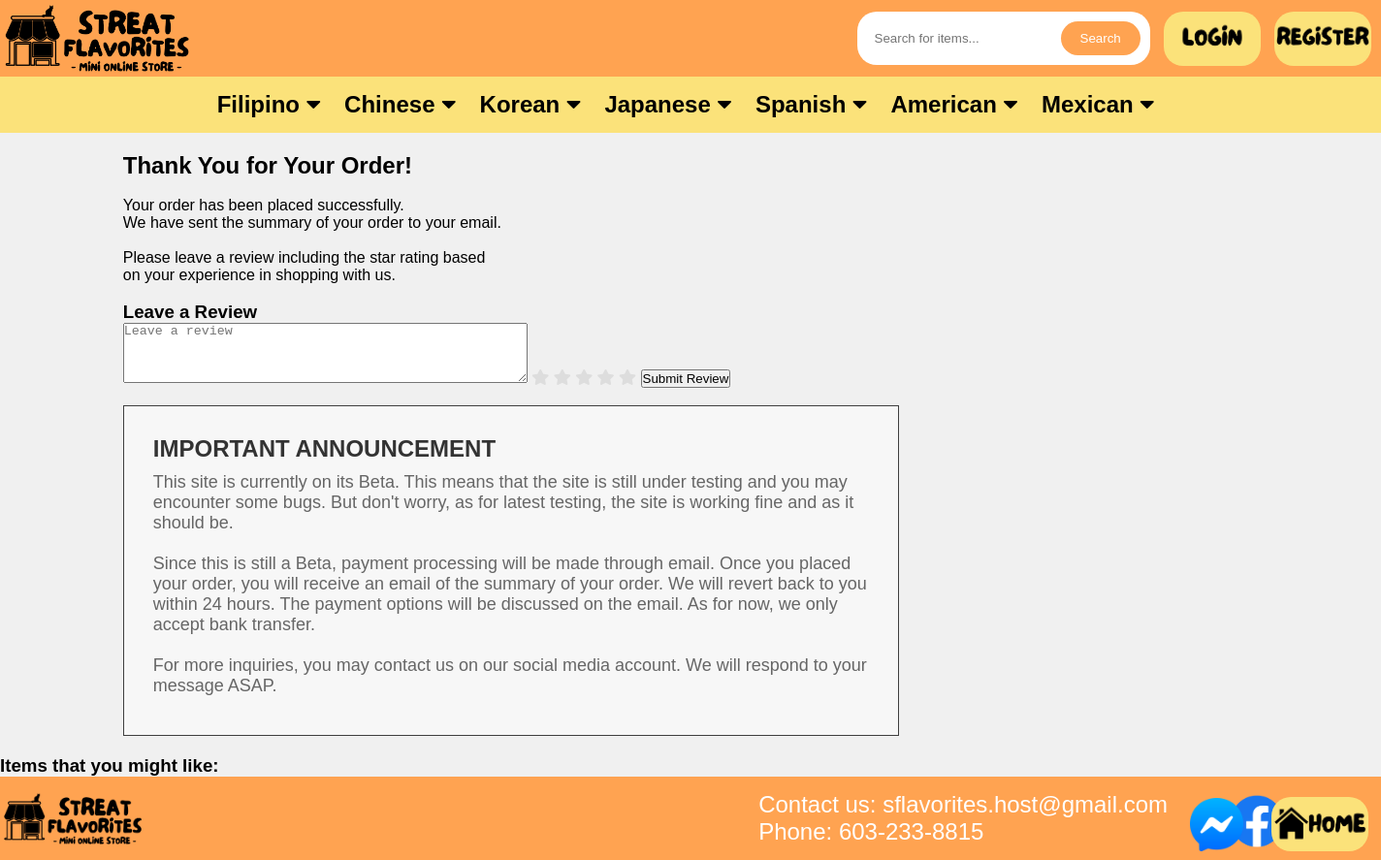
The page /order_completed/ on the database its author committed.
### streat_flavorites/models.py (models this page shows, shortened)
class Category(models.Model):
    name = models.CharField(max_length=100)

### streat_flavorites/views.py (the view)
# urls.py: path('order_completed/', views.order_completed, name='order_completed'),
def order_completed(request):
    categories = Category.objects.all()
    announcement_message = (
        "This site is currently on its Beta. This means that the site is still under testing and you may encounter some bugs. But don't worry, as for latest testing, the site is working fine and as it should be.\n\n"
        "Since this is still a Beta, payment processing will be made through email. Once you placed your order, you will receive an email of the summary of your order. We will revert back to you within 24 hours. The payment options will be discussed on the email. As for now, we only accept bank transfer.\n\n"
        "For more inquiries, you may contact us on our social media account. We will respond to your message ASAP.")
    context_dict = {'categories': categories, 'announcement': announcement_message}
    return render(request, 'order_completed.html', context_dict)

### streat_flavorites/templates/order_completed.html (shortened to what this page needs)
{% extends 'base.html' %}
{% load static %}
{% block content %}
    <link rel="stylesheet" type="text/css" href="{% static 'css/order_completed.css' %}">
    <link rel="stylesheet" href="https://cdnjs.cloudflare.com/ajax/libs/font-awesome/5.15.3/css/all.min.css">
    <link rel="stylesheet" href="{% static 'css/checkout.css' %}">
    <h2>Thank You for Your Order!</h2><br>
    <p>Your order has been placed successfully.</p>
    <p>We have sent the summary of your order to your email.</p>
    <br>
    <p>Please leave a review including the star rating based</p>
    <p>on your experience in shopping with us.</p>
    <br>
    <h3>Leave a Review</h3>
    <form id="review-form" method="post" action="{% url 'save_review' %}">
        <textarea name="review" rows="4" cols="50" placeholder="Leave a review"></textarea>
        <div class="star-rating">
            <input type="radio" name="rating" value="1" id="1star"><label for="1star"><i class="fas fa-star"></i></label>
            <input type="radio" name="rating" value="2" id="2stars"><label for="2stars"><i class="fas fa-star"></i></label>
            <input type="radio" name="rating" value="3" id="3stars"><label for="3stars"><i class="fas fa-star"></i></label>
            <input type="radio" name="rating" value="4" id="4stars"><label for="4stars"><i class="fas fa-star"></i></label>
            <input type="radio" name="rating" value="5" id="5stars"><label for="5stars"><i class="fas fa-star"></i></label>
        </div>
        <button type="submit">Submit Review</button>
    </form>
    <br>
        <div class="announcement-box">
            <h3>IMPORTANT ANNOUNCEMENT</h3>
            <p>{{ announcement|linebreaksbr }}</p>
        </div>
    </div>
{% endblock %}

### streat_flavorites/templates/base.html (shortened to what this page needs)
{% load static %}
<!DOCTYPE html>
<html lang="en">
<head>
    <link rel="stylesheet" type="text/css" href="{% static 'css/base_styles.css' %}">
    <link rel="stylesheet" href="https://cdnjs.cloudflare.com/ajax/libs/font-awesome/6.0.0-beta3/css/all.min.css">
    <link rel="stylesheet" type="text/css" href="{% static 'css/item_details_styles.css' %}">
    <link rel="stylesheet" type="text/css" href="{% static 'css/item_box.css' %}">
</head>
<body>
    <div class="header">
        <div class="header-logo">
            <a href="{% url 'index' %}">
                <img src="{% static 'logo3.png' %}" alt="Logo">
            </a>
        </div>
        <form action="{% url 'search_items' %}" method="GET" class="search-form">
            <input type="text" name="query" class="search-input" placeholder="Search for items...">
            <button type="submit" class="search-button">Search</button>
        </form>
        {% if user.is_authenticated %}
            <a href="{% url 'logout' %}" class="header-link">
                <img src="{% static 'logout3.png' %}" alt="Logout" class="header-image">
            </a>
            <a href="{% url 'reviews' %}" class="header-link">
                <img src="{% static 'reviews3.png' %}" alt="Reviews" class="header-image">
            </a>
            <div class="floating-cart-button">
                <a href="{% url 'cart' %}">
                    <img src="{% static 'cart3.png' %}" alt="Cart" class="cart-image-float">
                </a>
            </div>
            <a href="{% url 'cart' %}" class="header-link">
                <img src="{% static 'cart3.png' %}" alt="Cart" class="header-image">
            </a>
        {% else %}
            <a href="{% url 'login' %}" class="header-link">
                <img src="{% static 'login3.png' %}" alt="Login" class="header-image">
            </a>
            <a href="{% url 'register' %}" class="header-link">
                <img src="{% static 'register3.png' %}" alt="Register" class="header-image">
            </a>
        {% endif %}
    </div>
    <div class="subheader" id="subheader">
        {% for category in categories %}
            <div class="dropdown">
                <a href="{% url 'category_detail' category.id %}" class="category-dropdown">{{ category.name }} <i class="fas fa-caret-down"></i></a>
            </div>
        {% endfor %}
    </div>
    <div class="floating-fb-button">
        <a href="https://www.facebook.com/profile.php?id=100095337263420">
            <img src="{% static 'fb.png' %}" alt="Facebook" class="fb-icon">
        </a>
    </div>
    <div class="floating-messenger-button">
        <a href="https://m.facebook.com/messages/t/streat.flavorites">
            <img src="{% static 'messenger.png' %}" alt="Facebook" class="messenger-icon">
        </a>
    </div>
        <div class="container">
            {% block content %}{% endblock %}
            <div class="recommended-items">
                <h3>Items that you might like: </h3>
            </div>
            <div class="floating-home-button">
                <a href="{% url 'index' %}">
                    <img src="{% static 'home3.png' %}" alt="Home" class="header-link">
                </a>
            </div>
    <div class="footer">
        <div class="footer-logo">
            <img src="{% static 'logo3.png' %}" alt="Logo">
        </div>
        <div class="footer-contact">
            <p>Contact us: sflavorites.host@gmail.com</p>
            <p>Phone: 603-233-8815</p>
        </div>
    </div>
</body>
</html>

### streat_flavorites/static/css/base_styles.css (style rules this page uses)
body { font-family: Arial, sans-serif; margin: 0; padding: 0; background-color: #f0f0f0; width: 100%; }
.container { max-width: 85%; width: 100%; margin: 0 auto; padding: 20px; }
.header { background-color: #FFA351; color: white; text-align: center; display: flex; justify-content: flex-start; align-items: center; position: sticky; width: 100%; padding: 5px 0; height: auto; line-height: 0; }
.search-form { display: flex; padding: 10px; border-radius: 20px; background-color: #fff; margin-left: 48%; }
.header-link { display: flex; align-items: center; margin-left: 1%; width: 100px; border-radius: 20px; }
.header-logo { display: flex; align-items: center; cursor: pointer; }
.header-logo img { max-width: 200px; max-height: 200px; margin-left: 0vw; }
.search-input { width: 200px; padding: 8px; border: none; border-radius: 20px; }
.search-button { padding: 10px 20px; border: none; border-radius: 20px; background-color: #FFA351; color: white; cursor: pointer; }
.header-image { width: 100px; height: auto; border-radius: 20px; }
.subheader { background-color: #FBE27A; text-align: center; padding: 15px; width: 100%; z-index: 1000; position: relative; }
.subheader a { color: black; font-weight: bold; text-decoration: none; margin: 0 5px; border-bottom: 1px solid transparent; padding-bottom: 4px; border-right: 0px solid #FFA351; padding-right: 10px; font-size: 24px; }
.dropdown { position: relative; display: inline-block; }
.category-dropdown { color: black; text-decoration: none; margin: 0 10px; border-bottom: 1px solid transparent; padding-bottom: 4px; cursor: pointer; }
a { text-decoration: none; color: #000000 ; transition: color 0.3s; }
.floating-home-button { position: fixed; bottom: 1%; right: 1%; z-index: 1000; }
.floating-fb-button { position: fixed; bottom: 1%; right: 5.5%; z-index: 1000; }
.fb-icon { width: 100px; height: auto; display: block; }
.floating-messenger-button { position: fixed; bottom: 1%; right: 10%; z-index: 1000; }
.messenger-icon { width: 55px; height: auto; display: block; }
.footer { background-color: #FFA351; color: white; text-align: left; display: flex; justify-content: space-between; align-items: center; position: relative; padding: 15px 0; font-size: 24px; }
.footer-logo { display: flex; align-items: center; cursor: pointer; }
.footer-logo img { max-width: 150px; max-height: 150px; margin-right: 10px; }
.footer-contact { padding-right: 20px; margin-right: 200px; }
* { margin: 0; padding: 0; box-sizing: border-box; }

### streat_flavorites/static/css/order_completed.css (style rules this page uses)
.star-rating { display: inline-block; }
.star-rating label { color: #ddd; cursor: pointer; }

### streat_flavorites/static/css/checkout.css (style rules this page uses)
.announcement-box { width: 800px; padding: 30px; background-color: #f7f7f7; border: 1px solid #3f3f3f; }
.announcement-box h3 { margin: 0; font-size: 24px; color: #333; }
.announcement-box p { margin: 10px 0; font-size: 18px; color: #666; }

### rows shown on the page
Category: name "Filipino"
Category: name "Chinese"
Category: name "Korean"
Category: name "Japanese"
Category: name "Spanish"
Category: name "American"
Category: name "Mexican"
